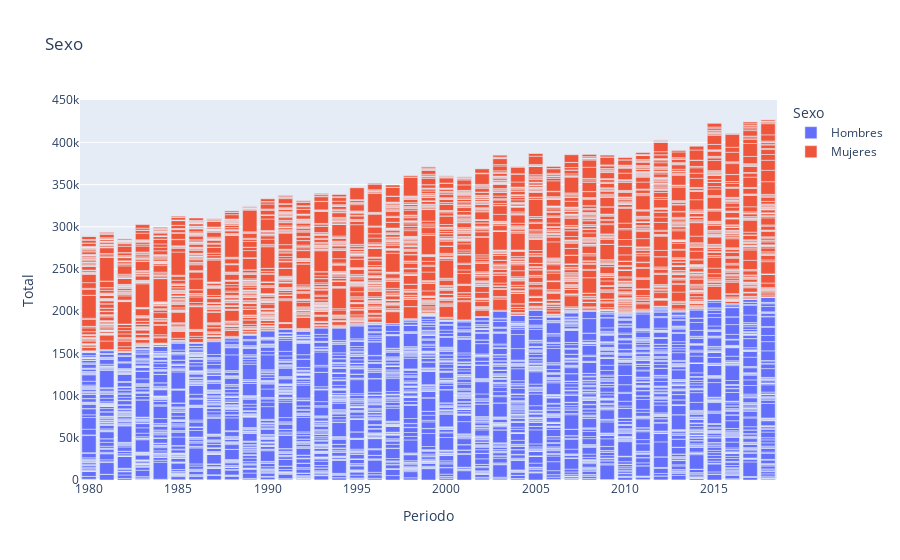

The notebook cell this image was saved under:
### Code cell
fig = px.bar(deaths_all_ages, x="Periodo", y="Total", color="Sexo", title="Sexo")
fig.show()

### Figure 1 — Plotly figure (JSON) as saved in the notebook; plotly's stock layout.template omitted (floating-point values rounded to 4 significant figures; data arrays with more than 128 entries replaced by an {"elided": "..."} marker saying what was removed)
{"data": [{"alignmentgroup": "True", "hovertemplate": "Sexo=Hombres<br>Periodo=%{x}<br>Total=%{y}<extra></extra>", "legendgroup": "Hombres", "marker": {"color": "#636efa", "pattern": {"shape": ""}}, "name": "Hombres", "offsetgroup": "Hombres", "orientation": "v", "showlegend": true, "textposition": "auto", "type": "bar", "x": {"elided": "3978 int values"}, "xaxis": "x", "y": {"elided": "3978 int values"}, "yaxis": "y"}, {"alignmentgroup": "True", "hovertemplate": "Sexo=Mujeres<br>Periodo=%{x}<br>Total=%{y}<extra></extra>", "legendgroup": "Mujeres", "marker": {"color": "#EF553B", "pattern": {"shape": ""}}, "name": "Mujeres", "offsetgroup": "Mujeres", "orientation": "v", "showlegend": true, "textposition": "auto", "type": "bar", "x": {"elided": "3978 int values"}, "xaxis": "x", "y": {"elided": "3978 int values"}, "yaxis": "y"}], "layout": {"barmode": "relative", "legend": {"title": {"text": "Sexo"}, "tracegroupgap": 0}, "title": {"text": "Sexo"}, "xaxis": {"anchor": "y", "domain": [0, 1], "title": {"text": "Periodo"}}, "yaxis": {"anchor": "x", "domain": [0, 1], "title": {"text": "Total"}}}}
